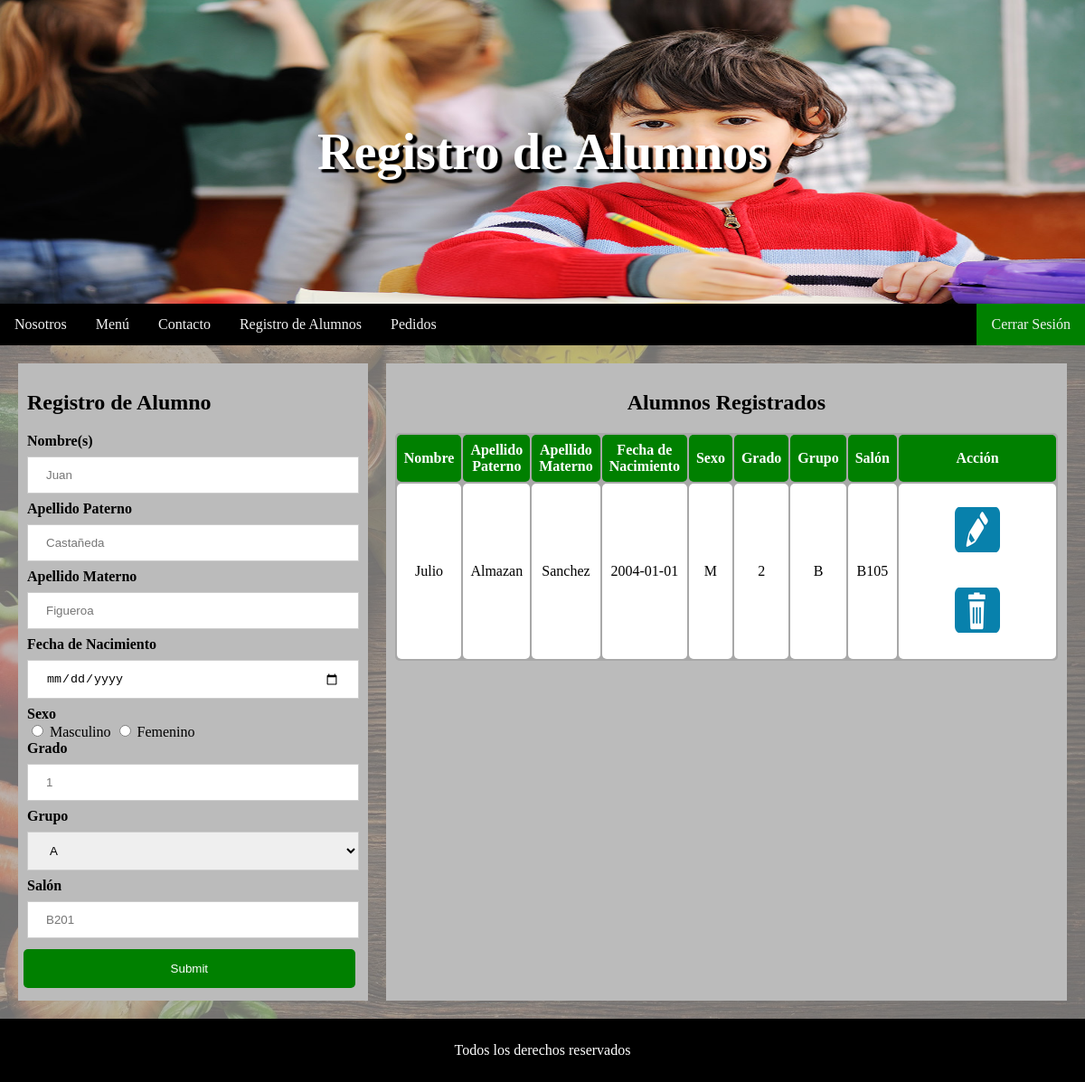
The page /Alumnos.php (signed in) on the database its author committed.
### tables this page shows
CREATE TABLE `alumno` (
  `idAlumno` int(11) NOT NULL,
  `nombre` varchar(45) NOT NULL,
  `apellidoP` varchar(45) NOT NULL,
  `apellidoM` varchar(45) NOT NULL,
  `salon` varchar(45) NOT NULL,
  `grupo` char(1) NOT NULL,
  `grado` int(11) NOT NULL,
  `sexo` char(1) NOT NULL,
  `fechaNacimiento` varchar(45) NOT NULL,
  `AlumnoCliente_idCliente` int(11) NOT NULL
);

### Alumnos.php (the view, shortened to what this page needs)
<?php
	$con = conectar();
?>
<!DOCTYPE html>
<html>
<head>
	<link rel="stylesheet" type="text/css" href="css/Alumnos.css">
</head>
<body onload="start();">
	<nav>
		<div id="Alumnos" class="cabcontenido">
		  <h3>Registro de Alumnos</h3>
		</div>
		<div class="topnav" id="responsiveNav">
		  	<a href="index.php" class="Nosotros" onclick="abrirCabecera('Nosotros')">Nosotros</a>
		  	<a href="MenuCliente.php" class="Menu" onclick="abrirCabecera('Menu')">Menú</a>
		  	<a href="ContactoCliente.php" class="Contacto" onclick="abrirCabecera('Contacto')">Contacto</a>
		  	<?php if(isset($_SESSION['session_username'])): ?>
		  	<a href="#" class="Alumnos" onclick="abrirCabecera('Alumnos')" id="defaultOpen">Registro de Alumnos</a>
		  	<a href="Pedidos_Cliente.php" class="PedidosC" onclick="abrirCabecera('PedidosC')">Pedidos</a>
		  	<?php endif; ?>
		  	<?php if(isset($_SESSION['session_username'])): ?>
		  	<a class="iniciobtn" id="iniciobtn" href="php/Cerrar_Sesion.php">Cerrar Sesión</a>
		  	<?php endif; ?>
		</div>
	</nav>
	<section class="bg">
		<div class="content">
		  	<div class="fila">
			  	<div class="columna form">
			  		<form style="border:0;" action="php/Registro_Alumno.php" method="POST">
				  		<h2>Registro de Alumno</h2>
				  		<label><b>Nombre(s)</b></label>
				      	<input type="text" placeholder="Juan" name="nombreAlumno" id="nombreAlumno" required>
				      	<label><b>Apellido Paterno</b></label>
				      	<input type="text" placeholder="Castañeda" name="apellidoAlumnoP" id="apellidoAlumnoP" required>
				      	<label><b>Apellido Materno</b></label>
				      	<input type="text" placeholder="Figueroa" name="apellidoAlumnoM" id="apellidoAlumnoM" required>
				      	<label><b>Fecha de Nacimiento</b></label>
				      	<input type="date" name="fechaAlumno" id="fechaAlumno" required>
				      	<label><b>Sexo</b></label><br>
				      	<input type="radio" name="generoAlumno" value="M" required> Masculino <input type="radio" name="generoAlumno" value="F" required> Femenino <br>
				      	<label><b>Grado</b></label>
				      	<input type="number" name="grado" id="grado" min="1" max="6" placeholder="1" required>
				      	<label><b>Grupo</b></label><br>
				      	<select id="comboboxGrupo" name="comboboxGrupo">
				      		<option value="A">A</option>
				      	</select>
				      	<label><b>Salón</b></label>
				      	<input type="text" placeholder="B201" name="salon" id="salon" required>
				      	<input type="submit" name="Agregar" id="Agregar" style="float: right; width: 100%; border-radius: 5px;">
			      	</form>
			  	</div>
			  	<div class="columna table">
			  		<h2 style="text-align: center;">Alumnos Registrados</h2>
			  		<div class="tableDiv" style="overflow-x:auto;">
			  			<table>
			  				<thead>
				  				<tr>
				  					<th>Nombre</th>
				  					<th>Apellido Paterno</th>
				  					<th>Apellido Materno</th>
				  					<th>Fecha de Nacimiento</th>
				  					<th>Sexo</th>
				  					<th>Grado</th>
				  					<th>Grupo</th>
				  					<th>Salón</th>
				  					<th>Acción</th>
				  				</tr>
			  				</thead>
			  				<tbody>
			  					<?php
			  						$usuario = $_SESSION['session_username'];
										$query="SELECT idCliente FROM cliente, usuario WHERE nombreUsuario='".$usuario."' and idUsuario=Usuario_idUsuario";
										$resultado = $con->query($query);
										$fila=$resultado->fetch_assoc();
										$idCliente=$fila['idCliente'];
			  						$query = "SELECT * FROM alumno WHERE AlumnoCliente_idCliente ='".$idCliente."'";
										$resultado = $con->query($query);
			  					while($fila=$resultado->fetch_assoc()){
			  					?>
			  					<tr>
				  					<td><?php echo $fila['nombre']; ?></td>
				  					<td><?php echo $fila['apellidoP']; ?></td>
				  					<td><?php echo $fila['apellidoM']; ?></td>
				  					<td><?php echo $fila['fechaNacimiento']; ?></td>
				  					<td><?php echo $fila['sexo']; ?></td>
				  					<td><?php echo $fila['grado']; ?></td>
				  					<td><?php echo $fila['grupo']; ?></td>
				  					<td><?php echo $fila['salon']; ?></td>
				  					<td width="250"><?php echo '<a class="modificar" href="Modificar_Alumno.php?id='.$fila['idAlumno'].'"><button style="cursor: pointer;" type="button" class="btnAccion"><img src="./css/Imagenes/btnAgregar.png"></button></a>'; echo '  '; echo '<a class="eliminar" href="#" onclick="eliminarAlumno('.$fila['idAlumno'].')"><button style="cursor: pointer;" type="button" class="btnAccion"><img src="./css/Imagenes/btnEliminar.png"></button></a>'; ?></td>
				  				</tr>
				  				<?php } ?>
			  				</tbody>
			  			</table>
			  		</div>
			  	</div>
			</div>
		</div>
	</section>
	<footer>
		<div class="footer">
		  	<p>Todos los derechos reservados</p>
		</div>
	</footer>
</body>
</html>

### css/Alumnos.css (style rules this page uses)
* { box-sizing: border-box; }
body, html { margin: 0; }
.bg { background-image: url("Imagenes/Section_BG_4.jpeg"); height: 100%; background-position: center; background-repeat: no-repeat; background-size: cover; }
img { max-width: 100%; height: auto; }
.topnav { overflow: hidden; background-color: black; }
.topnav a { display: block; color: #f2f2f2; text-align: center; padding: 14px 16px; text-decoration: none; }
.Nosotros, .Menu, .Nutricion, .Contacto, .Alumnos, .PedidosC { float: left; }
.registrobtn, .iniciobtn { float: right; }
.cabcontenido { color: white; font-size: 300%; text-shadow: 4px 3px 2px #000, 4px 3px 2px #000, 4px 3px 2px #000, 4px 3px 2px #000; background-size: 100% 100%; background-repeat: no-repeat; display: block; padding: 80px; text-align: center; }
#Alumnos { background-image: url("Imagenes/Header_1.jpg"); }
form { border: 3px solid #f1f1f1; }
input[type=text], input[type=password], input[type=date], input[type=number], select, textarea { width: 100%; padding: 12px 20px; margin: 8px 0; display: inline-block; border: 1px solid #ccc; box-sizing: border-box; }
button, input[type=submit] { background-color: green; color: white; padding: 14px 20px; margin: 4px 4px 4px 4px; border: none; cursor: pointer; }
.btnAccion { background-color: white; color: white; padding: 14px 20px; margin: 4px 4px 4px 4px; border: none; cursor: pointer; }
.iniciobtn { background-color: green; }
.content { background-color: rgba(160,160,160,0.7); padding: 10px; }
.fila { display: -webkit-flex; display: flex; }
.columna { padding: 10px; margin: 10px 10px 10px 10px; background-color:#bbb; }
.columna.form { -webkit-flex: 1; -ms-flex: 1; flex: 1; }
.columna.table { -webkit-flex: 2; -ms-flex: 2; flex: 2; }
table { border-collapse: separate; width: 100%; border-radius: 5px; background-color: rgba(160,160,160,0.7); }
th { text-align: center; color: white; background-color: green; border-radius: 5px; padding: 8px 8px; }
td { text-align: center; color: black; background-color: white; border-radius: 5px; padding: 8px 8px; }
.footer { background-color: black; color: white; text-align: center; padding: 10px; }

### rows shown on the page
alumno: nombre "Julio", apellidoP "Almazan", apellidoM "Sanchez", fechaNacimiento "2004-01-01", sexo "M", grado "2", grupo "B", salon "B105"
